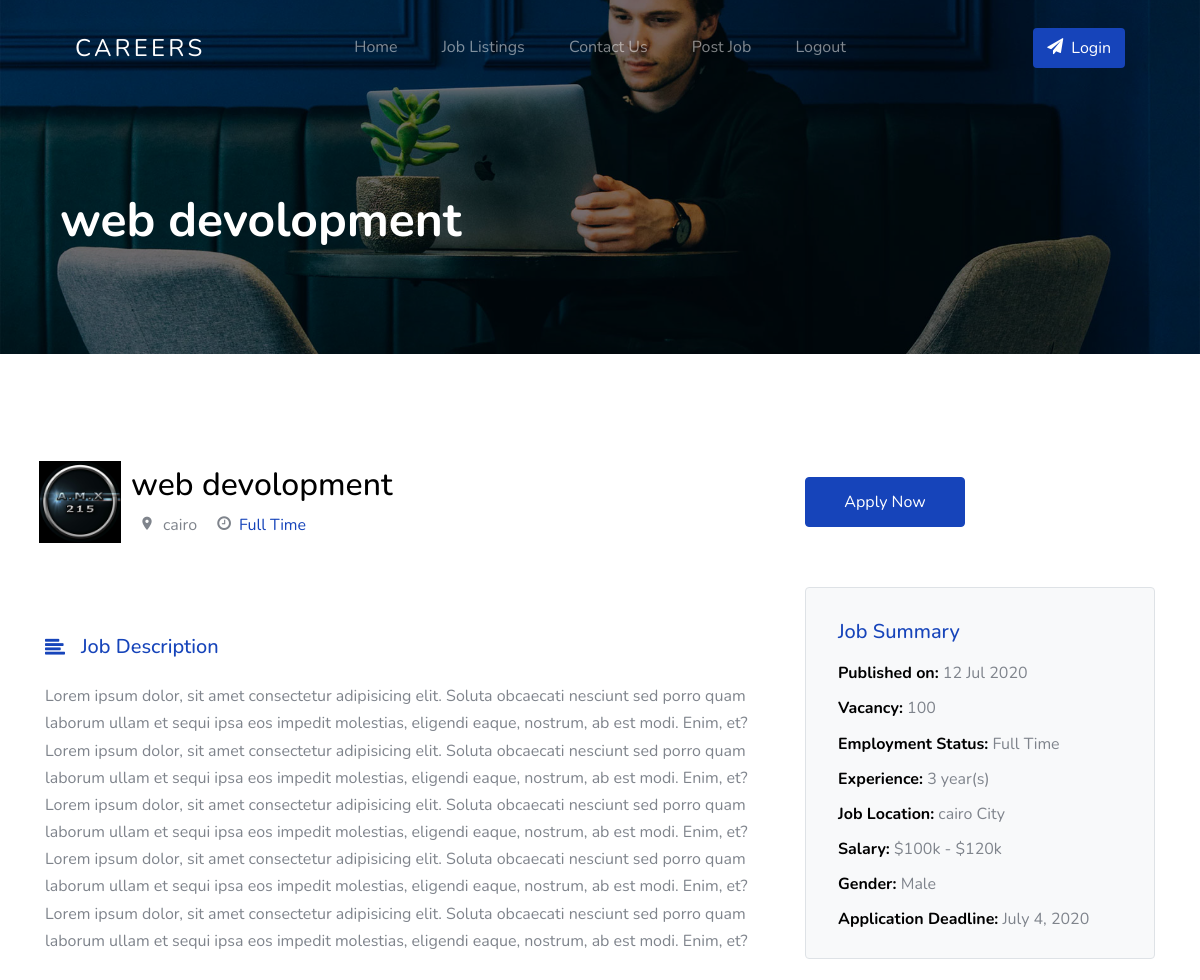
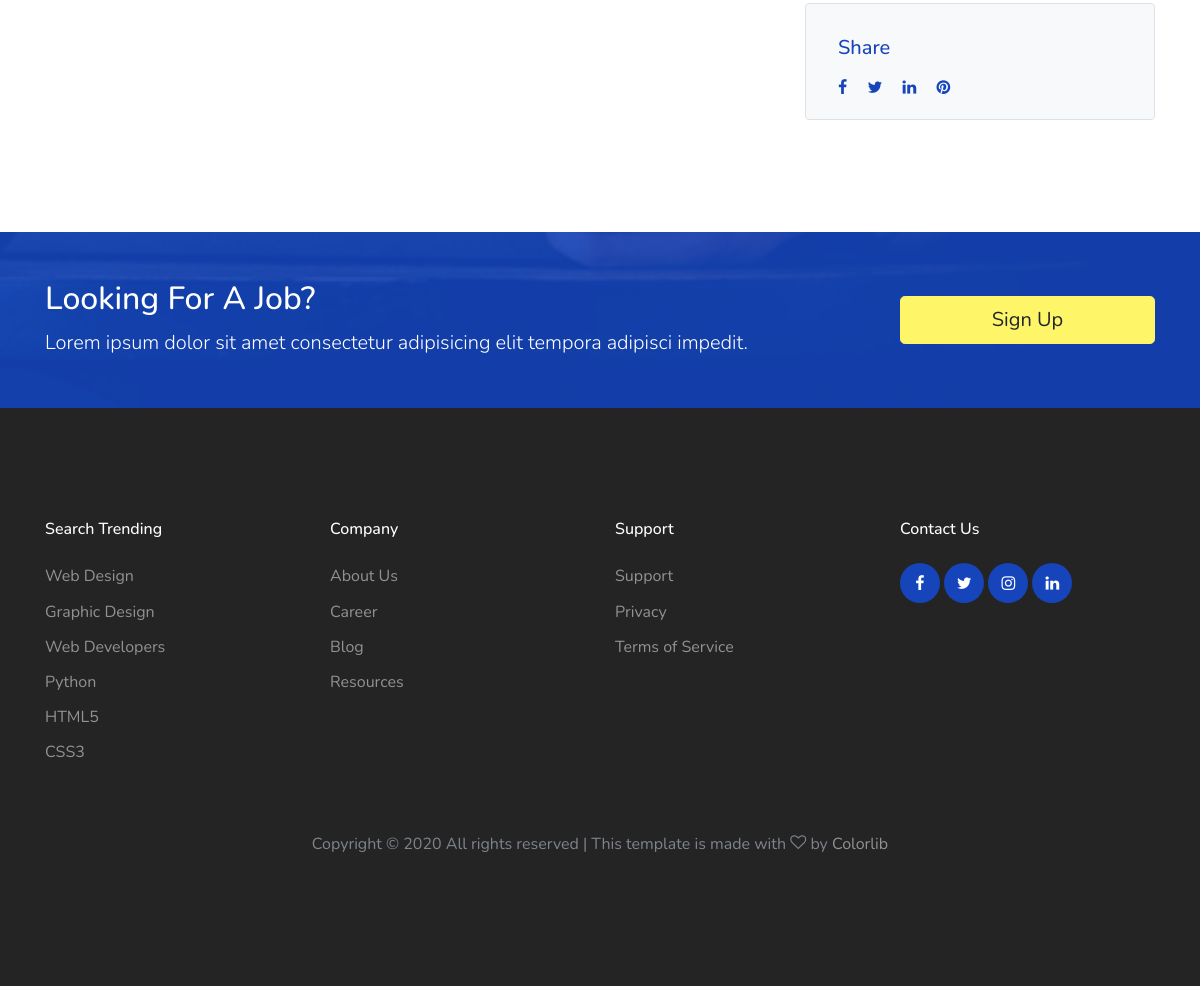
Page /jobs/jobs/web-devolopment/1 on the committed database (2 pictures, top to bottom).
### jobs/models.py (models this page shows, shortened)
class job(models.Model):
    title = models.CharField(max_length=100)
    job_type = models.CharField(max_length=50 , choices=JOB_TYPE)
    created_by = models.ForeignKey(User,on_delete=models.CASCADE)
    country = models.CharField(max_length=255)
    location_country = PlainLocationField(based_fields=['country'], zoom=7, blank=True, null=True)
    city = models.CharField(max_length=255)
    location_city = PlainLocationField(based_fields=['city'], zoom=7, blank=True, null=True)
    created_at = models.DateTimeField(auto_now=True)
    low_salary = models.PositiveIntegerField(default=0)
    heigh_salary = models.PositiveIntegerField(default=0)
    image = models.ImageField(upload_to=images_upload)
    vacancy = models.PositiveIntegerField(default=0)
    Experience = models.PositiveIntegerField(default=0)
    Gender = models.CharField(max_length=50 , choices=GENDER)
    Deadline = models.DateField(help_text='Example : 2002-12-29')
    description = models.TextField(max_length=2000)
    slug = models.SlugField(blank=True , null=True)

### jobs/views.py (the view)
# urls.py: path('jobs/<str:slug>/<int:id>', views.job_detail , name='job_detail' ),
def job_detail(request , id , slug):
    jobDetail = get_object_or_404(job , id=id , slug=slug)
    context = {'job':jobDetail}
    return render(request,'jobs/job_detail.html',context)

### jobs/templates/jobs/job_detail.html (shortened to what this page needs)
{% extends 'base.html' %}
{% load bootstrap4 %}
{% block title %}
{{job.title}}
{% endblock title %}
{% block body %}
<section class="site-section">
    <div class="container">
      <div class="row align-items-center mb-5">
        <div class="col-lg-8 mb-4 mb-lg-0">
          <div class="d-flex align-items-center">
            <div class="border p-2 d-inline-block mr-3 rounded">
              <img style="margin:-15px;" width="82px" height="82px" src="{{job.image.url}}" alt="Free Website Template By Free-Template.co">
            </div>
            <div>
              <h2>{{job.title}}</h2>
              <div>
                <span class="m-2"><span class="icon-room mr-2"></span>{{job.city}}</span>
                <span class="m-2"><span class="icon-clock-o mr-2"></span><span class="text-primary">{{job.job_type}}</span></span>
              </div>
            </div>
          </div>
        </div>
        <div class="col-lg-4">
          <div class="row">
            <div class="col-6">
              <a href="{% url 'jobs:applyForm' job.slug job.id %}" class="btn btn-block btn-primary btn-md">Apply Now</a>
            </div>
          </div>
        </div>
      </div>
      <div class="row">
          <div class="col-lg-8 descript_wrap white-bg">
            <div class="mb-5 single_wrap descript_wrap white-bg">
              <h3 class="h5 d-flex align-items-center mb-4 text-primary"><span class="icon-align-left mr-3"></span>Job
                Description</h3>
              <p>{{job.description}}</p>
            </div>
        </div>
        <div class="col-lg-4">
          <div class="bg-light p-3 border rounded mb-4">
            <h3 class="text-primary  mt-3 h5 pl-3 mb-3 ">Job Summary</h3>
            <ul class="list-unstyled pl-3 mb-0">
              <li class="mb-2"><strong class="text-black">Published on:</strong> {{job.created_at|date:'d M o'}}</li>
              <li class="mb-2"><strong class="text-black">Vacancy:</strong> {{job.vacancy}}</li>
              <li class="mb-2"><strong class="text-black">Employment Status:</strong> {{job.job_type}}</li>
              <li class="mb-2"><strong class="text-black">Experience:</strong> {{job.Experience}} year(s)</li>
              <li class="mb-2"><strong class="text-black">Job Location:</strong> {{job.city}} City</li>
              <li class="mb-2"><strong class="text-black">Salary:</strong> ${{job.low_salary}}k - ${{job.heigh_salary}}k</li>
              <li class="mb-2"><strong class="text-black">Gender:</strong> {{job.Gender}}</li>
              <li class="mb-2"><strong class="text-black">Application Deadline:</strong> {{job.Deadline}}</li>
            </ul>
          </div>
          <div class="bg-light p-3 border rounded">
            <h3 class="text-primary  mt-3 h5 pl-3 mb-3 ">Share</h3>
            <div class="px-3">
              <a href="#" class="pt-3 pb-3 pr-3 pl-0"><span class="icon-facebook"></span></a>
              <a href="#" class="pt-3 pb-3 pr-3 pl-0"><span class="icon-twitter"></span></a>
              <a href="#" class="pt-3 pb-3 pr-3 pl-0"><span class="icon-linkedin"></span></a>
              <a href="#" class="pt-3 pb-3 pr-3 pl-0"><span class="icon-pinterest"></span></a>
            </div>
          </div>
        </div>
      </div>
    </div>
  </section>
{% endblock body %}

### static/css/style.css (style rules this page uses)
body { font-weight: 400; font-size: 1rem; line-height: 1.7; position: relative; }
body:after { content: ""; position: absolute; top: 0; left: 0; right: 0; bottom: 0; background: rgba(0, 0, 0, 0.7); z-index: 100; opacity: 0; visibility: hidden; -webkit-transition: .3s all ease; -o-transition: .3s all ease; transition: .3s all ease; }
h1, h2, h3, h4 { color: #000; }
.site-section { padding-top: 7rem; padding-bottom: 7rem; position: relative; z-index: 2; }
.text-black { color: #000 !important; }
.btn:after, .btn:before { display: none; }
.btn.btn-primary { color: #fff; }
.btn-md { padding: 12px 20px; }

### rows in the picture
job: title "web devolopment", image (picture), city "cairo", job_type "Full Time", description "Lorem ipsum dolor, sit amet consectetur adipisicing elit. Soluta obcaecati nesciunt sed porro quam laborum ullam et sequi ipsa eos impedit molestias, eligendi eaque, nostrum, ab est modi. Enim, et? Lorem ipsum dolor, sit amet consectetur adipisicing elit. Soluta obcaecati nesciunt sed porro quam laborum ullam et sequi ipsa eos impedit molestias, eligendi eaque, nostrum, ab est modi. Enim, et? Lorem ipsum dolor, sit amet consectetur adipisicing elit. Soluta obcaecati nesciunt sed porro quam laborum ullam et sequi ipsa eos impedit molestias, eligendi eaque, nostrum, ab est modi. Enim, et? Lorem ipsum dolor, sit amet consectetur adipisicing elit. Soluta obcaecati nesciunt sed porro quam…", created_at "12 Jul 2020", vacancy "100", Experience "3", low_salary "100", heigh_salary "120", Gender "Male", Deadline "July 4, 2020"
